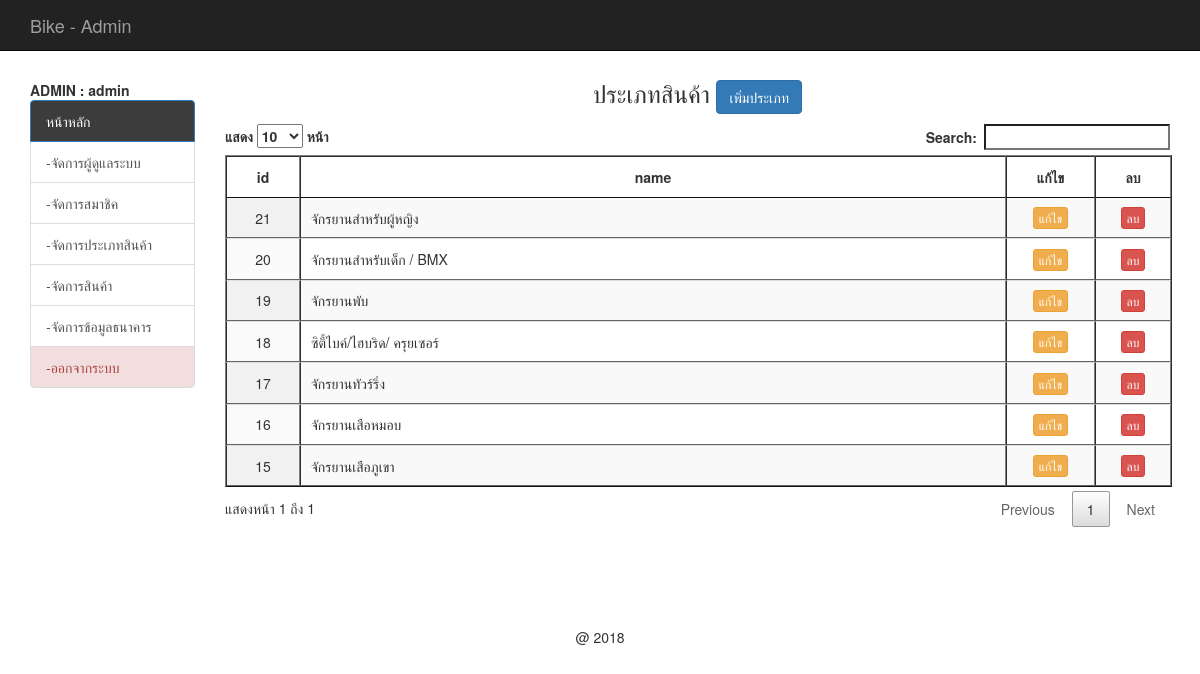
The page /backend/list_product_type.php (signed in) on the database its author committed.
### tables this page shows
CREATE TABLE `tbl_type` (
  `t_id` int(11) NOT NULL,
  `t_name` varchar(100) NOT NULL
);

### backend/mm.php (called while the page is built, shortened)
<?php require_once('../Connections/condb.php'); ?>
<?php
$colname_mm = "-1";
if (isset($_SESSION['MM_admin'])) {
  $colname_mm = $_SESSION['MM_admin'];
}
$query_mm = sprintf("SELECT * FROM tbl_admin WHERE admin_user = %s", GetSQLValueString($colname_mm, "text"));
$mm = mysql_query($query_mm, $condb) or die(mysql_error());
$row_mm = mysql_fetch_assoc($mm);
?>

### backend/list_product_type.php (the view, shortened to what this page needs)
<?php require_once('../Connections/condb.php'); ?>
<?php
if (!function_exists("GetSQLValueString")) {
function GetSQLValueString($theValue, $theType, $theDefinedValue = "", $theNotDefinedValue = "")
{
  $theValue = function_exists("mysql_real_escape_string") ? mysql_real_escape_string($theValue) : mysql_escape_string($theValue);
  switch ($theType) {
    case "text":
      $theValue = ($theValue != "") ? "'" . $theValue . "'" : "NULL";
      break;
  }
  return $theValue;
}
}
$query_ptype = "SELECT * FROM tbl_type";
$ptype = mysql_query($query_ptype, $condb) or die(mysql_error());
$row_ptype = mysql_fetch_assoc($ptype);
$totalRows_ptype = mysql_num_rows($ptype);
?>
<!DOCTYPE html>
<html lang="en">
  <head>
	<?php include('h.php');?>
    <?php include('datatable.php');?>
  </head>
  <body>
  <div class="container">
  <div class="row">
         <?php include('banner.php');?>
   </div>
  	<div class="row">
    	<div class="col-md-2">
        <br>
        <?php include('menu.php');?>
      </div>
      <div class="col-md-10">
        <h3 align="center"> ประเภทสินค้า <a href="add_product_type.php" class="btn btn-primary"> เพิ่มประเภท </a> </h3>
        <table id="example" class="display" cellspacing="0" border="1">
		<thead>
          <tr>
            <th width="5%">id</th>
            <th width="50%">name</th>
            <th width="5%"> <center> แก้ไข </center></th>
            <th width="5%"> <center> ลบ </center></th>
          </tr>
        </thead>
        <?php if($totalRows_ptype>0){?>
          <?php do { ?>
            <tr>
              <td align="center"><?php echo $row_ptype['t_id']; ?></td>
              <td><?php echo $row_ptype['t_name']; ?></td>
              <td><center> <a href="edit_product_type.php?t_id=<?php echo $row_ptype['t_id'];?>" class="btn btn-warning btn-xs"> แก้ไข </a> </center></td>
              <td><center>
              <a href="del_product_type.php?t_id=<?php echo $row_ptype['t_id'];?>" class="btn btn-danger btn-xs" onClick="return confirm('ยืนยันการลบ');">
              ลบ </a></center></td>
            </tr>
            <?php } while ($row_ptype = mysql_fetch_assoc($ptype)); ?>
        <?php } ?>
        </table>
      </div>
    </div>
 </div>
  </body>
</html>
<?php include('f.php');?>

### backend/menu.php (shortened to what this page needs)
<?php include('mm.php');?>
<b>  ADMIN : <?php echo $row_mm['admin_name'];?></b>
<br />
<div class="list-group">
	<a href="index.php" class="list-group-item active"  style="background-color: #3c3c3c">หน้าหลัก</a>
	<?php
	if ($row_mm['status'] == 'admin') { ?>
		<a href="list_admin.php" class="list-group-item">-จัดการผู้ดูแลระบบ</a>
		<a href="list_member.php" class="list-group-item">-จัดการสมาชิค</a>
		<a href="list_product_type.php" class="list-group-item">-จัดการประเภทสินค้า</a>
		<a href="list_product.php" class="list-group-item">-จัดการสินค้า</a>
		<a href="list_bank.php" class="list-group-item">-จัดการข้อมูลธนาคาร</a>
		<a href="logout_admin.php" class="list-group-item list-group-item-danger">-ออกจากระบบ</a>
<?php } ?>
</div>

### css/style.css (style rules this page uses)
th { text-align:center; }

### rows shown on the page
tbl_type: t_id "15", t_name "จักรยานเสือภูเขา"
tbl_type: t_id "18", t_name "ซิตี้ไบค์/ไฮบริด/ ครุยเซอร์"
tbl_type: t_id "17", t_name "จักรยานทัวร์ริ่ง"
tbl_type: t_id "16", t_name "จักรยานเสือหมอบ"
tbl_type: t_id "19", t_name "จักรยานพับ"
tbl_type: t_id "20", t_name "จักรยานสำหรับเด็ก / BMX"
tbl_type: t_id "21", t_name "จักรยานสำหรับผู้หญิง"

### other values the page prints
$row_mm['admin_name'] "admin"
